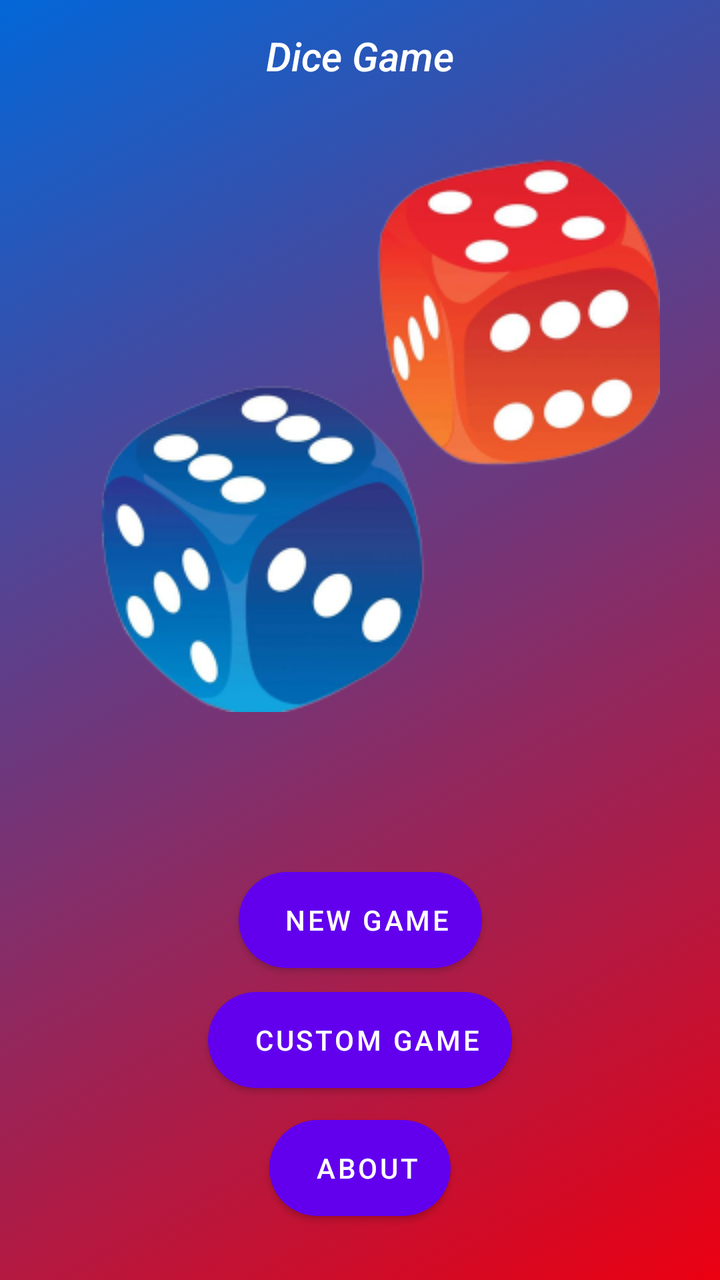
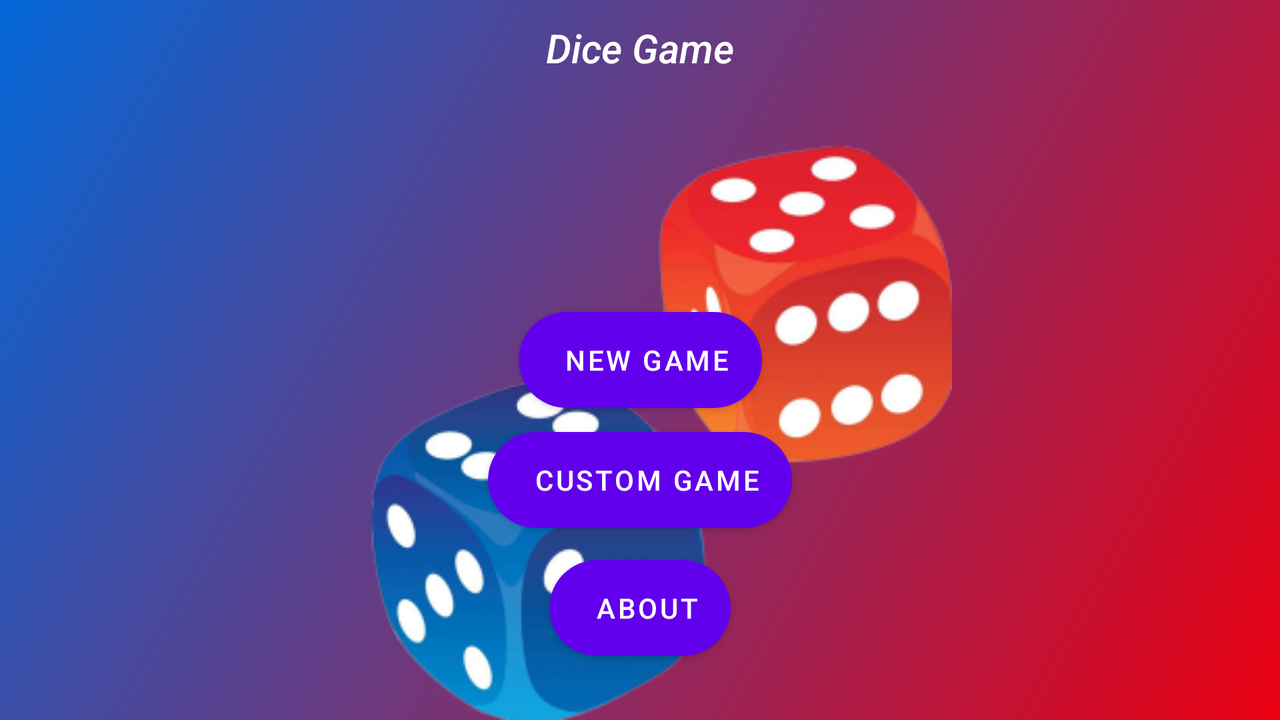

Two renders of one Android screen. The first uses the default layout on a phone; the second uses the alternative layout the repository ships for a different screen configuration, on a matching device. The two XML files are below.
<!-- AndroidManifest.xml: application theme Theme.DIceGame -->
<!-- res/layout/activity_main.xml -->
<?xml version="1.0" encoding="utf-8"?>
<androidx.constraintlayout.widget.ConstraintLayout xmlns:android="http://schemas.android.com/apk/res/android"
    xmlns:app="http://schemas.android.com/apk/res-auto"
    xmlns:tools="http://schemas.android.com/tools"
    android:layout_width="match_parent"
    android:layout_height="match_parent"
    android:background="@drawable/background_color"
    tools:context=".MainActivity">

    <Toolbar
        android:id="@+id/toolbar_top"
        android:layout_width="match_parent"
        android:layout_height="wrap_content"
        android:background="@android:color/transparent"
        android:minHeight="?android:attr/actionBarSize"
        app:layout_constraintEnd_toEndOf="parent"
        app:layout_constraintStart_toStartOf="parent"
        app:layout_constraintTop_toTopOf="parent">


        <TextView
            android:id="@+id/toolbar_title"
            android:layout_width="wrap_content"
            android:layout_height="wrap_content"
            android:layout_gravity="center"
            android:fontFamily="sans-serif-medium"
            android:text="@string/dice_game_app_name"
            android:textColor="@color/white"
            android:textSize="20sp"
            android:textStyle="italic"
            tools:layout_editor_absoluteX="172dp"
            tools:layout_editor_absoluteY="18dp" />


    </Toolbar>

    <Button
        android:id="@+id/new_game_button"
        android:layout_width="wrap_content"
        android:layout_height="wrap_content"
        android:layout_marginBottom="12dp"
        android:background="@drawable/rounded_corner_button_white"
        android:drawableStart="@drawable/ic_new_game"
        android:text="@string/new_game_btn"
        app:layout_constraintBottom_toTopOf="@+id/custom_game_button"
        app:layout_constraintEnd_toEndOf="parent"
        app:layout_constraintStart_toStartOf="parent" />

    <Button
        android:id="@+id/about_button"
        android:layout_width="wrap_content"
        android:layout_height="wrap_content"
        android:layout_marginBottom="32dp"
        android:background="@drawable/rounded_corner_button_white"
        android:drawableStart="@drawable/ic_info"
        android:text="@string/about_btn"
        app:layout_constraintBottom_toBottomOf="parent"
        app:layout_constraintEnd_toEndOf="parent"
        app:layout_constraintStart_toStartOf="parent" />

    <Button
        android:id="@+id/custom_game_button"
        android:layout_width="wrap_content"
        android:layout_height="wrap_content"
        android:layout_marginBottom="16dp"
        android:background="@drawable/rounded_corner_button_white"
        android:drawableStart="@drawable/ic_custom_game"
        android:text="@string/custom_game_btn"
        app:layout_constraintBottom_toTopOf="@+id/about_button"
        app:layout_constraintEnd_toEndOf="parent"
        app:layout_constraintStart_toStartOf="parent" />

    <ImageView
        android:id="@+id/imageView2"
        android:layout_width="wrap_content"
        android:layout_height="wrap_content"
        android:contentDescription="@string/dice_game_logo_text"
        app:layout_constraintEnd_toEndOf="parent"
        app:layout_constraintStart_toStartOf="parent"
        app:layout_constraintTop_toBottomOf="@+id/toolbar_top"
        app:srcCompat="@drawable/logo" />

</androidx.constraintlayout.widget.ConstraintLayout>
<!-- resources referenced by this layout -->
<resources>
  <color name="white">#FFFFFFFF</color>
  <!-- drawable background_color (drawable) -->
  <?xml version="1.0" encoding="utf-8"?>
  <selector xmlns:android="http://schemas.android.com/apk/res/android">
      <item>
          <shape>
              <gradient
                  android:startColor="@color/primary_blue"
                  android:endColor="@color/primary_red"
                  android:angle="315" />
          </shape>
      </item>
  </selector>
  <!-- drawable ic_custom_game: png bitmap (drawable, 796 bytes) -->
  <!-- drawable ic_info: png bitmap (drawable, 560 bytes) -->
  <!-- drawable ic_new_game: png bitmap (drawable, 512 bytes) -->
  <!-- drawable logo: png bitmap (drawable, 65710 bytes) -->
  <!-- drawable rounded_corner_button_white (drawable) -->
  <?xml version="1.0" encoding="utf-8"?>
  <shape xmlns:android="http://schemas.android.com/apk/res/android">
      <corners  android:radius="50dp"/>
      <solid android:color="@color/white"/>
      <padding
          android:left="20dp"
          android:top="2dp"
          android:right="20dp"
          android:bottom="2dp" />
  </shape>
  <string name="about_btn">\tAbout</string>
  <string name="custom_game_btn">\tCustom Game</string>
  <string name="dice_game_app_name">Dice Game</string>
  <string name="dice_game_logo_text">dice game logo</string>
  <string name="new_game_btn">\tNew Game</string>
  <style name="Theme.DIceGame" parent="Theme.MaterialComponents.DayNight.DarkActionBar">
          
          <item name="colorPrimary">@color/purple_500</item>
          <item name="colorPrimaryVariant">@color/purple_700</item>
          <item name="colorOnPrimary">@color/white</item>
          
          <item name="colorSecondary">@color/teal_200</item>
          <item name="colorSecondaryVariant">@color/teal_700</item>
          <item name="colorOnSecondary">@color/black</item>
          
          <item name="android:statusBarColor">?attr/colorPrimaryVariant</item>
          
      </style>
  <color name="primary_blue">#0367d8</color>
  <color name="primary_red">#eb0011</color>
  <color name="purple_500">#FF6200EE</color>
  <color name="purple_700">#FF3700B3</color>
  <color name="teal_200">#FF03DAC5</color>
  <color name="teal_700">#FF018786</color>
  <color name="black">#FF000000</color>
</resources>
<!-- res/layout-land/activity_main.xml (the repository's variant of the layout above) -->
<!-- drawn on the phone turned sideways -->
<?xml version="1.0" encoding="utf-8"?>
<androidx.constraintlayout.widget.ConstraintLayout xmlns:android="http://schemas.android.com/apk/res/android"
    xmlns:app="http://schemas.android.com/apk/res-auto"
    xmlns:tools="http://schemas.android.com/tools"
    android:layout_width="match_parent"
    android:layout_height="match_parent"
    android:background="@drawable/background_color"
    tools:context=".MainActivity">

    <Toolbar
        android:id="@+id/toolbar_top"
        android:layout_width="match_parent"
        android:layout_height="wrap_content"
        android:background="@android:color/transparent"
        android:minHeight="?android:attr/actionBarSize"
        app:layout_constraintEnd_toEndOf="parent"
        app:layout_constraintStart_toStartOf="parent"
        app:layout_constraintTop_toTopOf="parent">


        <TextView
            android:id="@+id/toolbar_title"
            android:layout_width="wrap_content"
            android:layout_height="wrap_content"
            android:layout_gravity="center"
            android:fontFamily="sans-serif-medium"
            android:text="Dice Game"
            android:textColor="@color/white"
            android:textSize="20sp"
            android:textStyle="italic"
            tools:layout_editor_absoluteX="172dp"
            tools:layout_editor_absoluteY="18dp" />


    </Toolbar>

    <Button
        android:id="@+id/new_game_button"
        android:layout_width="wrap_content"
        android:layout_height="wrap_content"
        android:layout_marginBottom="12dp"
        android:background="@drawable/rounded_corner_button_white"
        android:drawableStart="@drawable/ic_new_game"
        android:text="\tNew Game"
        app:layout_constraintBottom_toTopOf="@+id/custom_game_button"
        app:layout_constraintEnd_toEndOf="parent"
        app:layout_constraintStart_toStartOf="parent" />

    <Button
        android:id="@+id/about_button"
        android:layout_width="wrap_content"
        android:layout_height="wrap_content"
        android:layout_marginBottom="32dp"
        android:background="@drawable/rounded_corner_button_white"
        android:drawableStart="@drawable/ic_info"
        android:text="\tAbout"
        app:layout_constraintBottom_toBottomOf="parent"
        app:layout_constraintEnd_toEndOf="parent"
        app:layout_constraintStart_toStartOf="parent" />

    <Button
        android:id="@+id/custom_game_button"
        android:layout_width="wrap_content"
        android:layout_height="wrap_content"
        android:layout_marginBottom="16dp"
        android:background="@drawable/rounded_corner_button_white"
        android:drawableStart="@drawable/ic_custom_game"
        android:text="\tCustom Game"
        app:layout_constraintBottom_toTopOf="@+id/about_button"
        app:layout_constraintEnd_toEndOf="parent"
        app:layout_constraintStart_toStartOf="parent" />

    <ImageView
        android:id="@+id/imageView2"
        android:layout_width="0dp"
        android:layout_height="0dp"
        app:layout_constraintBottom_toBottomOf="parent"
        app:layout_constraintEnd_toEndOf="parent"
        app:layout_constraintStart_toStartOf="parent"
        app:layout_constraintTop_toBottomOf="@+id/toolbar_top"
        app:srcCompat="@drawable/logo" />

</androidx.constraintlayout.widget.ConstraintLayout>
<!-- resources referenced by the variant -->
<!-- as the phone turned sideways resolves them -->
<resources>
  <color name="white">#FFFFFFFF</color>
  <!-- drawable background_color (drawable) -->
  <?xml version="1.0" encoding="utf-8"?>
  <selector xmlns:android="http://schemas.android.com/apk/res/android">
      <item>
          <shape>
              <gradient
                  android:startColor="@color/primary_blue"
                  android:endColor="@color/primary_red"
                  android:angle="315" />
          </shape>
      </item>
  </selector>
  <!-- drawable ic_custom_game: png bitmap (drawable, 796 bytes) -->
  <!-- drawable ic_info: png bitmap (drawable, 560 bytes) -->
  <!-- drawable ic_new_game: png bitmap (drawable, 512 bytes) -->
  <!-- drawable logo: png bitmap (drawable, 65710 bytes) -->
  <!-- drawable rounded_corner_button_white (drawable) -->
  <?xml version="1.0" encoding="utf-8"?>
  <shape xmlns:android="http://schemas.android.com/apk/res/android">
      <corners  android:radius="50dp"/>
      <solid android:color="@color/white"/>
      <padding
          android:left="20dp"
          android:top="2dp"
          android:right="20dp"
          android:bottom="2dp" />
  </shape>
  <style name="Theme.DIceGame" parent="Theme.MaterialComponents.DayNight.DarkActionBar">
          
          <item name="colorPrimary">@color/purple_500</item>
          <item name="colorPrimaryVariant">@color/purple_700</item>
          <item name="colorOnPrimary">@color/white</item>
          
          <item name="colorSecondary">@color/teal_200</item>
          <item name="colorSecondaryVariant">@color/teal_700</item>
          <item name="colorOnSecondary">@color/black</item>
          
          <item name="android:statusBarColor">?attr/colorPrimaryVariant</item>
          
      </style>
  <color name="primary_blue">#0367d8</color>
  <color name="primary_red">#eb0011</color>
  <color name="purple_500">#FF6200EE</color>
  <color name="purple_700">#FF3700B3</color>
  <color name="teal_200">#FF03DAC5</color>
  <color name="teal_700">#FF018786</color>
  <color name="black">#FF000000</color>
</resources>
